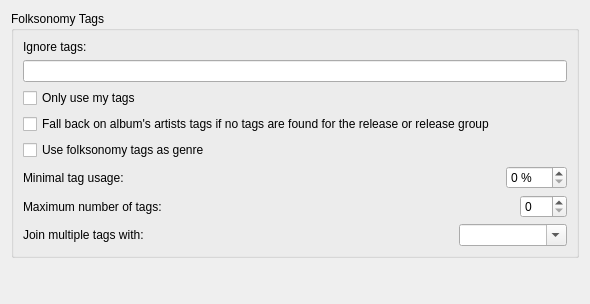
<?xml version="1.0" encoding="UTF-8"?>
<ui version="4.0">
 <class>GenresOptionsPage</class>
 <widget class="QWidget" name="GenresOptionsPage">
  <property name="geometry">
   <rect>
    <x>0</x>
    <y>0</y>
    <width>590</width>
    <height>304</height>
   </rect>
  </property>
  <layout class="QVBoxLayout" name="verticalLayout_2">
   <item>
    <widget class="QGroupBox" name="rename_files_3">
     <property name="title">
      <string>Folksonomy Tags</string>
     </property>
     <layout class="QVBoxLayout" name="verticalLayout">
      <item>
       <widget class="QLabel" name="ignore_tags_2">
        <property name="text">
         <string>Ignore tags:</string>
        </property>
       </widget>
      </item>
      <item>
       <widget class="QLineEdit" name="ignore_tags"/>
      </item>
      <item>
       <widget class="QCheckBox" name="only_my_tags">
        <property name="text">
         <string>Only use my tags</string>
        </property>
       </widget>
      </item>
      <item>
       <widget class="QCheckBox" name="artists_tags">
        <property name="enabled">
         <bool>true</bool>
        </property>
        <property name="text">
         <string>Fall back on album's artists tags if no tags are found for the release or release group</string>
        </property>
       </widget>
      </item>
      <item>
       <widget class="QCheckBox" name="folksonomy_tags">
        <property name="text">
         <string>Use folksonomy tags as genre</string>
        </property>
       </widget>
      </item>
      <item>
       <layout class="QHBoxLayout">
        <property name="spacing">
         <number>6</number>
        </property>
        <property name="leftMargin">
         <number>0</number>
        </property>
        <property name="topMargin">
         <number>0</number>
        </property>
        <property name="rightMargin">
         <number>0</number>
        </property>
        <property name="bottomMargin">
         <number>0</number>
        </property>
        <item>
         <widget class="QLabel" name="label_5">
          <property name="sizePolicy">
           <sizepolicy hsizetype="Expanding" vsizetype="Preferred">
            <horstretch>0</horstretch>
            <verstretch>0</verstretch>
           </sizepolicy>
          </property>
          <property name="text">
           <string>Minimal tag usage:</string>
          </property>
          <property name="buddy">
           <cstring>min_tag_usage</cstring>
          </property>
         </widget>
        </item>
        <item>
         <widget class="QSpinBox" name="min_tag_usage">
          <property name="suffix">
           <string> %</string>
          </property>
          <property name="maximum">
           <number>100</number>
          </property>
         </widget>
        </item>
       </layout>
      </item>
      <item>
       <layout class="QHBoxLayout">
        <property name="spacing">
         <number>6</number>
        </property>
        <property name="leftMargin">
         <number>0</number>
        </property>
        <property name="topMargin">
         <number>0</number>
        </property>
        <property name="rightMargin">
         <number>0</number>
        </property>
        <property name="bottomMargin">
         <number>0</number>
        </property>
        <item>
         <widget class="QLabel" name="label_6">
          <property name="sizePolicy">
           <sizepolicy hsizetype="Expanding" vsizetype="Preferred">
            <horstretch>0</horstretch>
            <verstretch>0</verstretch>
           </sizepolicy>
          </property>
          <property name="text">
           <string>Maximum number of tags:</string>
          </property>
          <property name="buddy">
           <cstring>min_tag_usage</cstring>
          </property>
         </widget>
        </item>
        <item>
         <widget class="QSpinBox" name="max_tags">
          <property name="maximum">
           <number>100</number>
          </property>
         </widget>
        </item>
       </layout>
      </item>
      <item>
       <layout class="QHBoxLayout">
        <property name="spacing">
         <number>6</number>
        </property>
        <property name="leftMargin">
         <number>0</number>
        </property>
        <property name="topMargin">
         <number>0</number>
        </property>
        <property name="rightMargin">
         <number>0</number>
        </property>
        <property name="bottomMargin">
         <number>0</number>
        </property>
        <item>
         <widget class="QLabel" name="ignore_tags_4">
          <property name="sizePolicy">
           <sizepolicy hsizetype="Preferred" vsizetype="Preferred">
            <horstretch>4</horstretch>
            <verstretch>0</verstretch>
           </sizepolicy>
          </property>
          <property name="text">
           <string>Join multiple tags with:</string>
          </property>
         </widget>
        </item>
        <item>
         <widget class="QComboBox" name="join_tags">
          <property name="sizePolicy">
           <sizepolicy hsizetype="Preferred" vsizetype="Fixed">
            <horstretch>1</horstretch>
            <verstretch>0</verstretch>
           </sizepolicy>
          </property>
          <property name="editable">
           <bool>true</bool>
          </property>
          <item>
           <property name="text">
            <string/>
           </property>
          </item>
          <item>
           <property name="text">
            <string> / </string>
           </property>
          </item>
          <item>
           <property name="text">
            <string>, </string>
           </property>
          </item>
         </widget>
        </item>
       </layout>
      </item>
     </layout>
    </widget>
   </item>
   <item>
    <spacer>
     <property name="orientation">
      <enum>Qt::Vertical</enum>
     </property>
     <property name="sizeHint" stdset="0">
      <size>
       <width>181</width>
       <height>31</height>
      </size>
     </property>
    </spacer>
   </item>
  </layout>
 </widget>
 <resources/>
 <connections/>
</ui>
